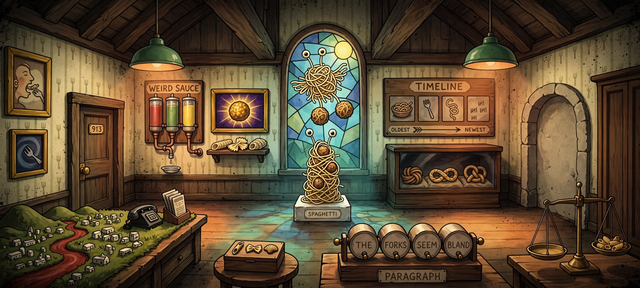
#> input picture hotel-paradiso-sacra-pasta/art_src/nave_bg.png, 640 x 288 px
$ python nave_painted.py
#> lines starting #> are read from the running program, lines starting #| are printed output that depends on the picture; after the words box and inside, x2 and y2 are one past the last pixel; in counts of white or black regions, pixels touching at a corner belong together
### hotel-paradiso-sacra-pasta/tools/art_rooms.py
"""The two rooms at the party, the title screen and their objects.

Both rooms share one camera: a back wall from x 96 to 544, the floor from
y 148 down to the bottom of the 640x288 view, and the side walls slanting
out towards the viewer. Below y 288 the interface is drawn over the room.

Every room is described by a Scene: it paints the background and, in the
same breath, the hotspot, walkable and walk-behind masks, so the art and the
masks can't drift apart. Objects are separate RGBA sprites placed with AGS
coordinates (x of the left edge, y of the bottom edge).
"""
import math
import random
import numpy as np
from PIL import Image, ImageDraw, ImageFilter, ImageEnhance, ImageOps
from art_common import (canvas, outline, limb, rgba, shade, mix, vgrad, dither_rect,
                        noise, text, font, CLEAR)
import art_people

W, H = 640, 400
VIEW_H = 288
BACK_L, BACK_R, BACK_B = 96, 544, 148


def floor_x_left(y):
    """x of the left floor/wall seam at screen row y."""
    return BACK_L - (y - BACK_B) * (BACK_L + 40) / (VIEW_H - BACK_B)


def floor_x_right(y):
    return BACK_R + (y - BACK_B) * (W + 40 - BACK_R) / (VIEW_H - BACK_B)


class Scene:
    def __init__(self, name):
#> called with name = 'nave'
        self.name = name
        self.bg = Image.new('RGBA', (W, H), (0, 0, 0, 255))
        self.d = ImageDraw.Draw(self.bg)
        self.hot = Image.new('L', (W, H), 0)
#> self.hot: PIL image 640x400 L; every value is 0
        self.hd = ImageDraw.Draw(self.hot)
        self.walk = Image.new('L', (W, H), 0)
        self.wd = ImageDraw.Draw(self.walk)
        self.wb = Image.new('L', (W, H), 0)
        self.wbd = ImageDraw.Draw(self.wb)
        self.wb_baselines = []
        self.hotspots = []        # (script, name, walkto)
        self.objects = []         # dicts: script, name, sprites{state: img}, x, y, visible, baseline, clickable
        self.uv_marks = []        # callables painting glowing marks on the UV frame
        self.rnd = random.Random(name)

    # -- masks
    def hotspot(self, script, name, walkto, shapes):
        self.hotspots.append((script, name, walkto))
        hid = len(self.hotspots)
        for kind, data in shapes:
            if kind == 'rect':
                self.hd.rectangle(data, fill=hid)
            else:
                self.hd.polygon(data, fill=hid)
        return hid

    def walkbehind(self, shape_kind, data, baseline):
        self.wb_baselines.append(baseline)
        wid = len(self.wb_baselines)
        if shape_kind == 'rect':
            self.wbd.rectangle(data, fill=wid)
        else:
            self.wbd.polygon(data, fill=wid)
        return wid

    def obj(self, script, name, sprites, x, y, visible=True, baseline=0, clickable=True,
            state=None):
        state = state or next(iter(sprites))
        self.objects.append(dict(script=script, name=name, sprites=sprites, x=x, y=y,
                                 visible=visible, baseline=baseline, clickable=clickable,
                                 state=state))

    def uv(self, fn):
        self.uv_marks.append(fn)

    def uv_frame(self):
        """The room under ultraviolet light: everything dim and violet, with
        hidden fluorescent writing showing up."""
        a = np.asarray(self.bg.convert('RGB'), dtype=np.float32)
        lum = (a[..., 0] * 0.3 + a[..., 1] * 0.55 + a[..., 2] * 0.15) * 0.55
        out = np.stack([lum * 0.55, lum * 0.32, lum * 0.95], axis=-1)
        # pale, papery things fluoresce a little
        bright = np.clip(a.min(axis=-1) - 200, 0, None) * 2.5
        out[..., 0] += bright * 0.5
        out[..., 1] += bright * 0.35
        out[..., 2] += bright
        im = Image.fromarray(np.clip(out, 0, 255).astype(np.uint8)).convert('RGBA')
        d = ImageDraw.Draw(im)
        d.rectangle([0, VIEW_H, W, H], fill=(0, 0, 0, 255))
        for fn in self.uv_marks:
            fn(im, d)
        return im


# ------------------------------------------------------------------ helpers
def glow_text(im, xy, s, size, color, anchor='mm', rot=0):
    """Fluorescent writing for the UV frame: a soft halo plus crisp text."""
    layer = canvas(W, H)
    ld = ImageDraw.Draw(layer)
    text(ld, xy, s, size, color, anchor=anchor)
    if rot:
        layer = layer.rotate(rot, center=xy, resample=Image.NEAREST)
    halo = layer.filter(ImageFilter.MaxFilter(3)).filter(ImageFilter.GaussianBlur(2))
    a = halo.getchannel('A').point(lambda v: v * 0.6)
    halo.putalpha(a)
    im.alpha_composite(halo)
    im.alpha_composite(layer)


# [88 lines left out: functions glow_lines, wood, frame_box, spaghetti, meatball, shell and 1 more, not called in this run]


# ================================================================== THE NAVE
NAVE_WALL = (236, 214, 168)
NAVE_WALL_DK = (196, 168, 120)
WORDS = [['THE', 'ALL', 'NO', 'SOME'],
         ['FORKS', 'SAUCE', 'PASTA', 'BREAD'],
         ['IS', 'SEEM', 'LOOK', 'FEEL'],
         ['SOGGY', 'HOLY', 'BLAND', 'RAW']]
ANSWER = [1, 2, 0, 1]          # ALL PASTA IS HOLY (short words: the windows are 20 px wide)
TILES = ['noodles', 'fork', 'string', 'counting']   # left to right on the timeline
TILE_NAMES = {'noodles': 'noodle tile', 'fork': 'fork tile', 'string': 'string tile', 'counting': 'tally bone tile'}
BUTTONS = ['penne', 'farfalle', 'shell']            # left to right on the puzzle box
BUTTON_UV = ['2', '3', '1']                         # press order shown under UV light


# [489 lines left out: function nave, not called in this run]


# ================================================================== THE CRYPT
CRYPT_WALL = (74, 62, 84)
CRYPT_WALL_DK = (52, 42, 62)
PASTA = ['farfalle', 'fusilli', 'rigatoni', 'orecchiette']
SHAPES = ['fusilli', 'orecchiette', 'farfalle', 'rigatoni']   # what the wall shows, left to right


# [365 lines left out: functions stone_blocks, candle, pasta_icon, crypt, title, ending_plate, not called in this run]

### hotel-paradiso-sacra-pasta/tools/art_common.py
"""Shared drawing helpers for the procedural pixel art."""
import math
import random
from PIL import Image, ImageDraw, ImageFilter, ImageChops, ImageFont

OUTLINE = (34, 22, 30, 255)
CLEAR = (0, 0, 0, 0)


def rgba(c, a=255):
    return tuple(c[:3]) + (a,)


def canvas(w, h, fill=CLEAR):
    return Image.new('RGBA', (w, h), fill)


def mix(a, b, t):
    return tuple(int(round(a[i] + (b[i] - a[i]) * t)) for i in range(3))


# [5 lines left out: function shade, not called in this run]


def outline(im, color=OUTLINE, thick=1):
    """Draw a 1px dark outline around everything opaque in `im`."""
    a = im.getchannel('A').point(lambda v: 255 if v > 0 else 0)
    grown = a
    for _ in range(thick):
        grown = grown.filter(ImageFilter.MaxFilter(3))
    ring = ImageChops.subtract(grown, a)
    base = Image.new('RGBA', im.size, color)
    out = Image.new('RGBA', im.size, CLEAR)
    out.paste(base, (0, 0), ring)
    out.alpha_composite(im)
    return out


# [48 lines left out: functions limb, vgrad, dither_rect, noise, not called in this run]


FONT_PATH = '/usr/share/fonts/truetype/dejavu/DejaVuSans-Bold.ttf'
_fonts = {}


def font(size):
    if size not in _fonts:
        _fonts[size] = ImageFont.truetype(FONT_PATH, size)
    return _fonts[size]


def text(d, xy, s, size, fill, anchor='la'):
    d.fontmode = '1'
    d.text(xy, s, font=font(size), fill=rgba(fill), anchor=anchor)

### hotel-paradiso-sacra-pasta/tools/nave_painted.py
"""The Nave, built on a painted background (art_src/nave_bg.png, 640x288).

Everything the player changes is an object cut from the painting itself, so it
sits in the picture exactly: the plaster panel in the archway, the wardrobe
door, the pamphlets, the four word barrels of the Paragraph Spinner, the
puzzle box and its three buttons, the Timeline tiles and the Spinning Fork.
Their other states (open, pressed, lit, ultraviolet) are painted over those
cut-outs. Hotspots, the walkable floor and the walk-behinds are traced from
the painting. Object and hotspot names and their order match the old,
code-drawn Nave, so the game script needs only new coordinates.
"""
import math
import os
import numpy as np
from PIL import Image, ImageDraw, ImageFilter, ImageEnhance

from art_common import canvas, outline, rgba, shade, text, CLEAR
from art_rooms import (Scene, glow_text, W, H, VIEW_H, WORDS, ANSWER, TILES, TILE_NAMES,
                       BUTTONS, BUTTON_UV)

HERE = os.path.dirname(os.path.abspath(__file__))
SRC = os.path.join(HERE, '..', 'art_src', 'nave_bg.png')
INK = (46, 30, 24)

# ----------------------------------------------------------------- a 3x5 font
# The barrels are only ~28 px across, so their words use a tiny pixel font.
GLYPHS = {
    'A': ['010', '101', '111', '101', '101'], 'B': ['110', '101', '110', '101', '110'],
    'C': ['011', '100', '100', '100', '011'], 'D': ['110', '101', '101', '101', '110'],
    'E': ['111', '100', '110', '100', '111'], 'F': ['111', '100', '110', '100', '100'],
    'G': ['011', '100', '101', '101', '011'], 'H': ['101', '101', '111', '101', '101'],
    'K': ['101', '101', '110', '101', '101'], 'L': ['100', '100', '100', '100', '111'],
    'M': ['10001', '11011', '10101', '10001', '10001'], 'N': ['101', '111', '111', '111', '101'],
    'O': ['010', '101', '101', '101', '010'], 'R': ['110', '101', '110', '101', '101'],
    'S': ['011', '100', '010', '001', '110'], 'T': ['111', '010', '010', '010', '010'],
    'W': ['10001', '10001', '10101', '11011', '10001'], 'Y': ['101', '101', '010', '010', '010'],
    'U': ['101', '101', '101', '101', '111'], 'I': ['111', '010', '010', '010', '111'],
    '1': ['010', '110', '010', '010', '111'], '2': ['110', '001', '010', '100', '111'],
    '3': ['110', '001', '010', '001', '110'],
    'P': ['110', '101', '110', '100', '100'],
}


def tiny_width(s):
    return sum(len(GLYPHS[c][0]) + 1 for c in s) - 1


def tiny_text(im, cx, cy, s, colour, scale=1):
    """Draw s centred on (cx, cy) in the 3x5 font."""
    w, h = tiny_width(s) * scale, 5 * scale
    x = int(round(cx - w / 2))
    y = int(round(cy - h / 2))
    px = im.load()
    for ch in s:
        g = GLYPHS[ch]
        for r, row in enumerate(g):
            for c, bit in enumerate(row):
                if bit == '1':
                    for dy in range(scale):
                        for dx in range(scale):
                            X, Y = x + c * scale + dx, y + r * scale + dy
                            if 0 <= X < im.width and 0 <= Y < im.height:
                                px[X, Y] = rgba(colour)
        x += (len(g[0]) + 1) * scale


# ----------------------------------------------------------------- helpers
def uv_of(im):
    """The same ultraviolet treatment as Scene.uv_frame, for one sprite."""
    a = np.asarray(im.convert('RGBA'), dtype=np.float32)
    lum = (a[..., 0] * 0.3 + a[..., 1] * 0.55 + a[..., 2] * 0.15) * 0.55
    out = np.stack([lum * 0.55, lum * 0.32, lum * 0.95, a[..., 3]], axis=-1)
    bright = np.clip(a[..., :3].min(axis=-1) - 200, 0, None) * 2.5
    out[..., 0] += bright * 0.5
    out[..., 1] += bright * 0.35
    out[..., 2] += bright
    return Image.fromarray(np.clip(out, 0, 255).astype(np.uint8), 'RGBA').copy()


def glow_layer(lay, im, blur=1.5, strength=1.0, crisp=False):
    halo = lay.filter(ImageFilter.MaxFilter(3)).filter(ImageFilter.GaussianBlur(blur))
    if strength != 1.0:
        halo.putalpha(halo.getchannel('A').point(lambda v: int(v * strength)))
    im.alpha_composite(halo)
    if crisp:                       # a dark edge so tiny letters stay readable
        edge = lay.filter(ImageFilter.MaxFilter(3))
        dark = Image.new('RGBA', im.size, (20, 10, 30, 255))
        im.paste(dark, (0, 0), edge.getchannel('A'))
    im.alpha_composite(lay)
    return im


def masked(im, poly, offset):
    """Cut im to a polygon given in room coordinates."""
    m = Image.new('L', im.size, 0)
    ImageDraw.Draw(m).polygon([(x - offset[0], y - offset[1]) for x, y in poly], fill=255)
    out = im.copy()
    out.putalpha(m)
    return out


def median_colour(im, box, dark_cut=110):
    a = np.asarray(im.crop(box).convert('RGB')).reshape(-1, 3).astype(int)
    keep = a[a.sum(1) > dark_cut]
    if not len(keep):
        keep = a
    return tuple(int(v) for v in np.median(keep, 0))


# ----------------------------------------------------------------- the room
ARCH_IN = [(539, 206), (539, 122), (541, 110), (546, 101), (553, 95), (559, 93),
           (566, 95), (572, 101), (576, 110), (578, 122), (578, 206)]
BARRELS = [(349, 377), (380, 408), (411, 439), (441, 469)]     # x ranges of the four word faces
TILE_BOXES = [(388, 98, 414, 122), (417, 98, 440, 122), (441, 98, 463, 122), (466, 98, 491, 122)]
BTN_BOXES = [(231, 241, 245, 254), (245, 241, 263, 254), (263, 241, 282, 254)]
BOX_BOX = (222, 232, 291, 270)
WARD_BOX = (589, 70, 640, 260)
FORK_BOX = (8, 126, 50, 182)
PAMPH_BOX = (163, 186, 186, 208)
SOD = [(0, 201), (64, 203), (130, 205), (196, 208), (208, 213), (199, 288), (0, 288)]


def nave():
    sc = Scene('nave')
    paint = Image.open(SRC).convert('RGBA')
    assert paint.size == (W, VIEW_H), paint.size
    room = Image.new('RGBA', (W, H), (0, 0, 0, 255))
    room.paste(paint, (0, 0))
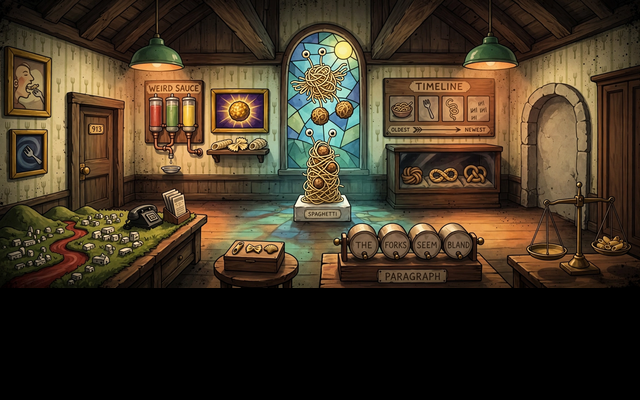
#> room: PIL image 640x400 RGBA; mean R, G, B, A 65.4, 52.8, 35.6, 255
    orig = room.copy()                      # the untouched painting, for cut-outs
    sc.bg = room
    sc.d = ImageDraw.Draw(room)
    d = sc.d

    # ---------- hotspots (later ones are drawn over earlier ones)
    sc.hotspot('hWallpaper', 'wallpaper strips', (420, 212), [('rect', [128, 36, 520, 196])])
    sc.hotspot('hSauce', 'Weird Sauce', (190, 205), [('rect', [142, 78, 206, 176])])
    sc.hotspot('hGlutenous', 'painting "Glutenous Truth"', (240, 210), [('rect', [210, 86, 270, 134])])
    flat = [(284, 176), (284, 80), (290, 62), (302, 47), (322, 39), (342, 47), (354, 62), (361, 80), (361, 176)]
    sc.hotspot('hFlat', 'stained-glass flat', (368, 210), [('poly', flat)])
    sc.hotspot('hTimeline', 'timeline of ancient technology', (440, 212), [('rect', [382, 76, 498, 139])])
    arch_out = [(522, 210), (522, 118), (527, 100), (538, 88), (556, 81), (574, 86), (586, 100), (591, 118), (591, 210)]
    sc.hotspot('hArch', 'archway', (548, 214), [('poly', arch_out)])
    sc.hotspot('hTopology', 'sacred topology display', (440, 212), [('rect', [384, 140, 503, 207])])
    sc.hotspot('hCrochet', 'crocheted pasta display', (240, 210), [('rect', [205, 136, 272, 158])])
    sc.hotspot('hFirstTaste', 'painting "First Taste"', (96, 199), [('rect', [4, 45, 51, 119])])
    sc.hotspot('hDoor', 'door', (96, 199), [('poly', [(66, 92), (126, 98), (126, 200), (66, 199)])])
    sc.hotspot('hHandset', 'telephone handset', (198, 206), [('rect', [126, 201, 162, 231])])
    sc.hotspot('hSodTable', 'sod table', (205, 207), [('poly', SOD)])
    sc.hd.rectangle([126, 201, 162, 231], fill=[h[0] for h in sc.hotspots].index('hHandset') + 1)
    sc.hotspot('hSculpture', 'spaghetti sculpture', (318, 234), [('rect', [292, 96, 352, 224])])
    sc.hotspot('hSpinner', 'paragraph spinner', (318, 250), [('rect', [332, 218, 490, 288])])
    sc.hotspot('hScales', 'scales of pasta', (500, 238),
               [('poly', [(520, 182), (640, 182), (640, 288), (505, 288), (505, 250), (520, 236)])])

    # ---------- the archway: a plaster panel (object) over a way down
    under = Image.new('RGBA', (W, H), (24, 14, 34, 255))
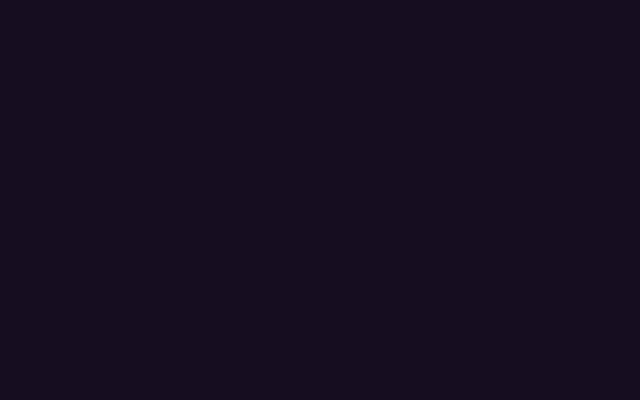
#> under: PIL image 640x400 RGBA; mean R, G, B, A 24, 14, 34, 255
    glow = Image.new('RGBA', (W, H), CLEAR)
#> glow: PIL image 640x400 RGBA; every value is 0
    gd = ImageDraw.Draw(glow)
    for k in range(70):                                     # purple light from below
        t = k / 69
        gd.line([(536, 206 - k), (580, 206 - k)], fill=(130, 70, 190, int(150 * (1 - t) ** 1.6)))
    under.alpha_composite(glow)
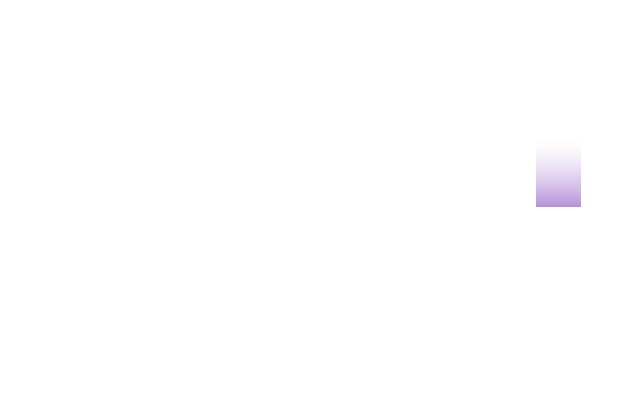
#> glow: PIL image 640x400 RGBA; mean R, G, B, A 1.6, 0.9, 2.3, 0.7; transparent parts drawn white
    ud = ImageDraw.Draw(under)
    for i in range(6):                                      # steps going down into the dark
        y = 206 - i * 9
        ud.line([(540, y), (577, y)], fill=rgba((150, 104, 190)))
        ud.line([(540, y + 1), (577, y + 1)], fill=rgba((50, 30, 66)))
    m = Image.new('L', (W, H), 0)
    ImageDraw.Draw(m).polygon(ARCH_IN, fill=255)
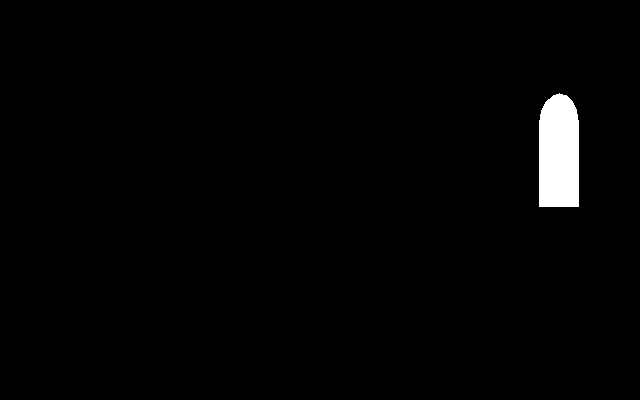
#> m: PIL image 640x400 L; 1.7% white; 1 white region, box (x1, y1, x2, y2) and area: (539, 93, 579, 207) 4255
    room.paste(under, (0, 0), m)
    ax0, ay0 = 537, 91
    panel = masked(orig.crop((ax0, ay0, 580, 208)), ARCH_IN, (ax0, ay0))
    panel_uv = uv_of(panel)
    lay = canvas(*panel.size)
    for k, wtxt in enumerate(('NOT', 'A', 'WALL')):
        text(ImageDraw.Draw(lay), (panel.width // 2, 50 + k * 15), wtxt, 10, (255, 120, 220), anchor='mm')
    glow_layer(lay, panel_uv, 2)
#> in glow_layer, `im.alpha_composite(lay)`:
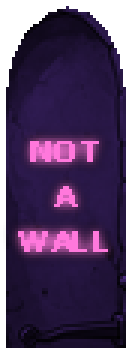
#> im: PIL image 43x117 RGBA (shown 3 times larger); mean R, G, B, A 47.6, 25.4, 65.9, 215.7; transparent parts drawn white
    panel_uv.putalpha(panel.getchannel('A'))
    sc.obj('oArchPanel', 'wall', {'closed': panel, 'uv': panel_uv}, ax0, ay0 + panel.height, baseline=1)
#> in obj, `state = state or next(iter(sprites))`: state = 'closed'

    # ---------- the wardrobe (right edge): door shut, or open on a dark inside
    wx0, wy0, wx1, wy1 = WARD_BOX
    ward = orig.crop(WARD_BOX)
    ward_open = ward.copy()
    od = ImageDraw.Draw(ward_open)
    inner = [(603 - wx0, 92 - wy0), (640 - wx0, 88 - wy0), (640 - wx0, 252 - wy0), (603 - wx0, 250 - wy0)]
    od.polygon(inner, fill=rgba((30, 20, 16)))
    od.line([(605 - wx0, 104 - wy0), (640 - wx0, 101 - wy0)], fill=rgba((160, 160, 170)), width=2)   # rail
    for i, hx in enumerate((616, 628)):                                                            # robes
        col = [(110, 40, 120), (200, 170, 60)][i]
        od.polygon([(hx - wx0, 104 - wy0), (hx + 7 - wx0, 103 - wy0), (hx + 9 - wx0, 190 - wy0),
                    (hx - 3 - wx0, 192 - wy0)], fill=rgba(col))
    door_leaf = [(589 - wx0, 86 - wy0), (604 - wx0, 92 - wy0), (604 - wx0, 250 - wy0), (589 - wx0, 258 - wy0)]
    od.polygon(door_leaf, fill=rgba((96, 58, 34)))           # the door, swung towards us
    od.line([door_leaf[0], door_leaf[3]], fill=rgba((60, 36, 22)), width=2)
    od.ellipse([594 - wx0, 168 - wy0, 598 - wx0, 172 - wy0], fill=rgba((230, 200, 100)))
    sc.obj('oWardrobe', 'wardrobe', {'closed': ward, 'open': ward_open}, wx0, wy1, baseline=200)
    beads = canvas(16, 34)
#> beads: PIL image 16x34 RGBA; every value is 0
    bd = ImageDraw.Draw(beads)
    bd.line([(8, 0), (8, 3)], fill=rgba((160, 160, 170)))
    for i in range(12):
        a = math.pi * 2 * i / 12
        bx, by = 8 + 6 * math.sin(a), 14 + 11 * (1 - math.cos(a)) / 2 + 3
        bd.ellipse([bx - 2, by - 2, bx + 2, by + 2], fill=rgba((250, 222, 150)))
        bd.point((bx, by + 1), fill=rgba((204, 160, 84)))
    bd.ellipse([4, 26, 12, 33], fill=rgba((250, 222, 150)))
    bd.arc([5, 27, 11, 32], 0, 360, fill=rgba((204, 160, 84)))
    sc.obj('oBeads', 'pasta rosary beads', {'on': outline(beads)}, 609, 140, visible=False, baseline=201)
#> in outline, `out.alpha_composite(im)`:
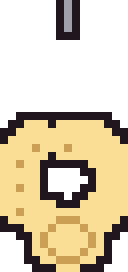
#> out: PIL image 16x34 RGBA (shown 8 times larger); mean R, G, B, A 98.4, 85.6, 59.7, 135.9; transparent parts drawn white

    # ---------- pamphlets in their holder (the holder stays when they're taken)
    pamph = orig.crop(PAMPH_BOX)
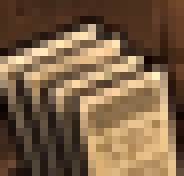
#> pamph: PIL image 23x22 RGBA (shown 8 times larger); mean R, G, B, A 122.9, 96.3, 69.9, 255
    px0, py0, px1, py1 = PAMPH_BOX
    patch = orig.crop((px1 + 1, py0, px1 + 1 + (px1 - px0), py1))
    room.paste(patch, (px0, py0))
#> (the rest of the program and of its run is left out)
